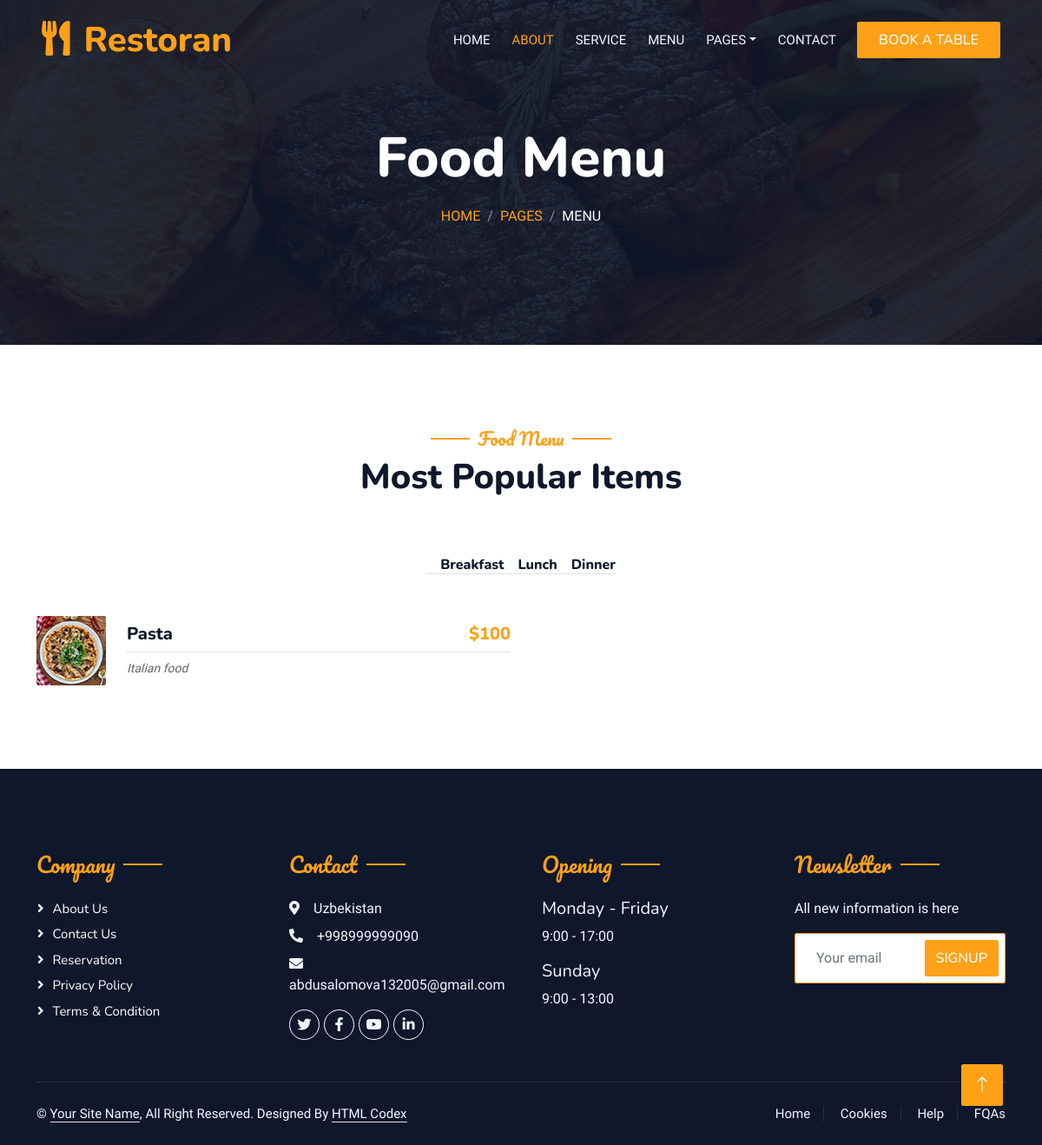
The app's page /menu/ with its own data.
### restoran/models.py (models this page shows, shortened)
class Category(models.Model):
    name=models.CharField(max_length=256)
    class Meta:
        db_table='category'
        verbose_name='category'
        verbose_name_plural='categories'

class Dishes(models.Model):
    category=models.ForeignKey(Category, on_delete=models.CASCADE)
    name=models.CharField(max_length=256)
    description=models.CharField(max_length=350)
    image=ResizedImageField(upload_to='dishes/%Y/%m')
    price=models.PositiveIntegerField()
    class Meta:
        db_table='dish'
        verbose_name='dish'
        verbose_name_plural='dishes'

class Footer(models.Model):
    street=models.CharField(max_length=256)
    number=models.CharField(max_length=256)
    email=models.EmailField()
    start_and_end_days=models.CharField(max_length=256)
    time_1=models.CharField(max_length=256)
    time_sunday=models.CharField(max_length=256)
    newsletter_description=models.TextField(null=True, blank=True)
    class Meta:
        db_table='footer'
        verbose_name='footer'
        verbose_name_plural='footers'

### restoran/views.py (the view)
# urls.py: path('menu/', views.menu, name='menu'),
def menu(request):
    footer=models.Footer.objects.first()
    filter_category=request.GET.get('filter')
    if filter_category:
        dishes=models.Dishes.objects.filter(category__name=filter_category)
    else:
        dishes=models.Dishes.objects.filter(category__name= 'Breakfast')
    categories=models.Category.objects.all()
    return render(request, 'menu.html', {'categories':categories, 'dishes':dishes, 'footer':footer})

### templates/menu.html (shortened to what this page needs)
{% extends 'base.html' %}
{% block content %}
{% load static %}
            <div class="container-xxl py-5 bg-dark hero-header mb-5">
                <div class="container text-center my-5 pt-5 pb-4">
                    <h1 class="display-3 text-white mb-3 animated slideInDown">Food Menu</h1>
                    <nav aria-label="breadcrumb">
                        <ol class="breadcrumb justify-content-center text-uppercase">
                            <li class="breadcrumb-item"><a href="{% url 'home' %}">Home</a></li>
                            <li class="breadcrumb-item"><a href="#">Pages</a></li>
                            <li class="breadcrumb-item text-white active" aria-current="page">Menu</li>
                        </ol>
                    </nav>
                </div>
            </div>
        </div>
        <div class="container-xxl py-5">
            <div class="container">
                <div class="text-center wow fadeInUp" data-wow-delay="0.1s">
                    <h5 class="section-title ff-secondary text-center text-primary fw-normal">Food Menu</h5>
                    <h1 class="mb-5">Most Popular Items</h1>
                </div>
                <div class="tab-class text-center wow fadeInUp" data-wow-delay="0.1s">
                    <ul class="nav nav-pills d-inline-flex justify-content-center border-bottom mb-5">
                        {% for category in categories %}
                        <li class="nav-item">
                            <a href="?filter={{category.name}}">
                                <div class="ps-3">
                                       <h6 class="mt-n1 mb-0">{{ category.name }}</h6>
                                </div>
                            </a>
                         </li>
                         {% endfor %}
                    </ul>
                    <div class="tab-content">
                        <div id="tab-1" class="tab-pane fade show p-0 active">
                            <div class="row g-4">
                               {% for dish in dishes %}
                                <div class="col-lg-6">
                                    <div class="d-flex align-items-center">
                                        <img class="flex-shrink-0 img-fluid rounded" src="{{dish.image.url}}" alt="" style="width: 80px;">
                                        <div class="w-100 d-flex flex-column text-start ps-4">
                                            <h5 class="d-flex justify-content-between border-bottom pb-2">
                                                <span>{{dish.name}} </span>
                                                <span class="text-primary">${{dish.price}}</span>
                                            </h5>
                                            <small class="fst-italic">{{dish.description}}</small>
                                        </div>
                                    </div>
                                </div>
                                {% endfor %}
                            </div>
                        </div>
                    </div>
                </div>
            </div>
        </div>
        {% endblock %}

### templates/base.html (shortened to what this page needs)
{% load static %}
<!DOCTYPE html>
<html lang="en">
<head>
    <link href="https://cdnjs.cloudflare.com/ajax/libs/font-awesome/5.10.0/css/all.min.css" rel="stylesheet">
    <link href="https://cdn.jsdelivr.net/npm/bootstrap-icons@1.4.1/font/bootstrap-icons.css" rel="stylesheet">
    <link href="lib/animate/animate.min.css" rel="stylesheet">
    <link href="lib/owlcarousel/assets/owl.carousel.min.css" rel="stylesheet">
    <link href="lib/tempusdominus/css/tempusdominus-bootstrap-4.min.css" rel="stylesheet" />
    <link href="{% static 'css/bootstrap.min.css' %}" rel="stylesheet">
    <link href="{% static 'css/style.css' %}" rel="stylesheet">
</head>
<body>
    <div class="container-xxl bg-white p-0">
        <div class="container-xxl position-relative p-0">
            <nav class="navbar navbar-expand-lg navbar-dark bg-dark px-4 px-lg-5 py-3 py-lg-0">
                <a href="" class="navbar-brand p-0">
                    <h1 class="text-primary m-0"><i class="fa fa-utensils me-3"></i>Restoran</h1>
                </a>
                <div class="collapse navbar-collapse" id="navbarCollapse">
                    <div class="navbar-nav ms-auto py-0 pe-4">
                        <a href="{% url 'home' %}" class="nav-item nav-link">Home</a>
                        <a href="{% url 'about' %}" class="nav-item nav-link active">About</a>
                        <a href="{% url 'service' %}" class="nav-item nav-link">Service</a>
                        <a href="{% url 'menu' %}" class="nav-item nav-link">Menu</a>
                        <div class="nav-item dropdown">
                            <a href="#" class="nav-link dropdown-toggle" data-bs-toggle="dropdown">Pages</a>
                        </div>
                        <a href="{% url 'contact' %}" class="nav-item nav-link">Contact</a>
                    </div>
                    <a href="{% url 'booking' %}" class="btn btn-primary py-2 px-4">Book A Table</a>
                </div>
            </nav>
            {% block content %}
            {% endblock %}
        <div class="container-fluid bg-dark text-light footer pt-5 mt-5 wow fadeIn" data-wow-delay="0.1s">
            <div class="container py-5">
                <div class="row g-5">
                    <div class="col-lg-3 col-md-6">
                        <h4 class="section-title ff-secondary text-start text-primary fw-normal mb-4">Company</h4>
                        <a class="btn btn-link" href="{% url 'about' %}">About Us</a>
                        <a class="btn btn-link" href="{% url 'contact' %}">Contact Us</a>
                        <a class="btn btn-link" href="">Reservation</a>
                        <a class="btn btn-link" href="">Privacy Policy</a>
                        <a class="btn btn-link" href="">Terms & Condition</a>
                    </div>
                    <div class="col-lg-3 col-md-6">
                        <h4 class="section-title ff-secondary text-start text-primary fw-normal mb-4">Contact</h4>
                        <p class="mb-2"><i class="fa fa-map-marker-alt me-3"></i>{{footer.street}}</p>
                        <p class="mb-2"><i class="fa fa-phone-alt me-3"></i>{{footer.number}}</p>
                        <p class="mb-2"><i class="fa fa-envelope me-3"></i>{{footer.email}}</p>
                        <div class="d-flex pt-2">
                            <a class="btn btn-outline-light btn-social" href=""><i class="fab fa-twitter"></i></a>
                            <a class="btn btn-outline-light btn-social" href=""><i class="fab fa-facebook-f"></i></a>
                            <a class="btn btn-outline-light btn-social" href=""><i class="fab fa-youtube"></i></a>
                            <a class="btn btn-outline-light btn-social" href=""><i class="fab fa-linkedin-in"></i></a>
                        </div>
                    </div>
                    <div class="col-lg-3 col-md-6">
                        <h4 class="section-title ff-secondary text-start text-primary fw-normal mb-4">Opening</h4>
                        <h5 class="text-light fw-normal">{{footer.start_and_end_days}}</h5>
                        <p>{{footer.time_1}}</p>
                        <h5 class="text-light fw-normal">Sunday</h5>
                        <p>{{footer.time_sunday}}</p>
                    </div>
                    <div class="col-lg-3 col-md-6">
                        <h4 class="section-title ff-secondary text-start text-primary fw-normal mb-4">Newsletter</h4>
                        <p>{{footer.newsletter_description}}</p>
                        <div class="position-relative mx-auto" style="max-width: 400px;">
                            <input class="form-control border-primary w-100 py-3 ps-4 pe-5" type="text" placeholder="Your email">
                            <button type="button" class="btn btn-primary py-2 position-absolute top-0 end-0 mt-2 me-2">SignUp</button>
                        </div>
                    </div>
                </div>
            </div>
            <div class="container">
                <div class="copyright">
                    <div class="row">
                        <div class="col-md-6 text-center text-md-start mb-3 mb-md-0">
                            &copy; <a class="border-bottom" href="#">Your Site Name</a>, All Right Reserved.
							Designed By <a class="border-bottom" href="https://htmlcodex.com">HTML Codex</a>
                        </div>
                        <div class="col-md-6 text-center text-md-end">
                            <div class="footer-menu">
                                <a href="">Home</a>
                                <a href="">Cookies</a>
                                <a href="">Help</a>
                                <a href="">FQAs</a>
                            </div>
                        </div>
                    </div>
                </div>
            </div>
        </div>
        <a href="#" class="btn btn-lg btn-primary btn-lg-square back-to-top"><i class="bi bi-arrow-up"></i></a>
    </div>
</body>
</html>

### static/css/style.css (style rules this page uses)
:root { --primary: #FEA116; --light: #F1F8FF; --dark: #0F172B; }
.ff-secondary { font-family: 'Pacifico', cursive; }
.back-to-top { position: fixed; display: none; right: 45px; bottom: 45px; z-index: 99; }
.btn { font-family: 'Nunito', sans-serif; font-weight: 500; text-transform: uppercase; transition: .5s; }
.btn.btn-primary, .btn.btn-secondary { color: #FFFFFF; }
.btn-lg-square { width: 48px; height: 48px; }
.btn-square, .btn-sm-square, .btn-lg-square { padding: 0; display: flex; align-items: center; justify-content: center; font-weight: normal; border-radius: 2px; }
.navbar-dark .navbar-nav .nav-link { position: relative; margin-left: 25px; padding: 35px 0; font-size: 15px; color: var(--light) !important; text-transform: uppercase; font-weight: 500; outline: none; transition: .5s; }
.navbar-dark .navbar-nav .nav-link:hover, .navbar-dark .navbar-nav .nav-link.active { color: var(--primary) !important; }
@media (min-width: 992px) { .navbar-dark { position: absolute; width: 100%; top: 0; left: 0; z-index: 999; background: transparent !important; } }
.hero-header { background: linear-gradient(rgba(15, 23, 43, .9), rgba(15, 23, 43, .9)), url(../img/bg-hero.jpg); background-position: center center; background-repeat: no-repeat; background-size: cover; }
.breadcrumb-item + .breadcrumb-item::before { color: rgba(255, 255, 255, .5); }
.section-title { position: relative; display: inline-block; }
.section-title::before { position: absolute; content: ""; width: 45px; height: 2px; top: 50%; left: -55px; margin-top: -1px; background: var(--primary); }
.section-title::after { position: absolute; content: ""; width: 45px; height: 2px; top: 50%; right: -55px; margin-top: -1px; background: var(--primary); }
.section-title.text-start::before, .section-title.text-end::after { display: none; }
.footer .btn.btn-social { margin-right: 5px; width: 35px; height: 35px; display: flex; align-items: center; justify-content: center; color: var(--light); border: 1px solid #FFFFFF; border-radius: 35px; transition: .3s; }
.footer .btn.btn-link { display: block; margin-bottom: 5px; padding: 0; text-align: left; color: #FFFFFF; font-size: 15px; font-weight: normal; text-transform: capitalize; transition: .3s; }
.footer .btn.btn-link::before { position: relative; content: "\f105"; font-family: "Font Awesome 5 Free"; font-weight: 900; margin-right: 10px; }
.footer .copyright { padding: 25px 0; font-size: 15px; border-top: 1px solid rgba(256, 256, 256, .1); }
.footer .copyright a { color: var(--light); }
.footer .footer-menu a { margin-right: 15px; padding-right: 15px; border-right: 1px solid rgba(255, 255, 255, .1); }
.footer .footer-menu a:last-child { margin-right: 0; padding-right: 0; border-right: none; }

### records on screen
Category: name "Breakfast"
Category: name "Lunch"
Category: name "Dinner"
Dishes: image (picture), name "Pasta", price "100", description "Italian food"
Footer: street "Uzbekistan", number "+998999999090", email "abdusalomova132005@gmail.com", start_and_end_days "Monday - Friday", time_1 "9:00 - 17:00", time_sunday "9:00 - 13:00", newsletter_description "All new information is here"
